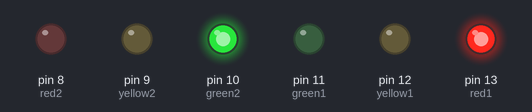
A sketch run on a simulated Arduino Uno, built with avr-gcc and run on an emulated ATmega328P. Parts: output pins drawn as LEDs (lit = HIGH).

Above: at 0.5 s.
At 1.5 s:
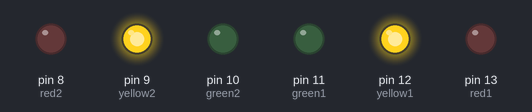
At 5.5 s:
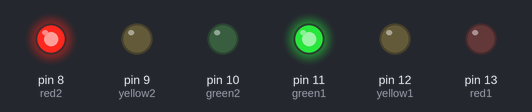
Timing chart, 0 to 6.9 s (numbered marks = the images above):
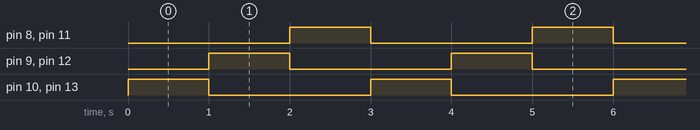

The sketch:

traffic.ino
```cpp
  int green1 =11;
  int yellow1= 12;
  int red1 =13;
  int green2 =10;
  int yellow2= 9;
  int red2 =8;

void setup() {
    pinMode(green1,OUTPUT);
    pinMode(yellow1,OUTPUT);
    pinMode(red1,OUTPUT);
    pinMode(green2,OUTPUT);
    pinMode(yellow2,OUTPUT);
    pinMode(red2,OUTPUT);

}

void loop() {
  digitalWrite(red1,HIGH);
  digitalWrite(green2,HIGH);
  digitalWrite(yellow1,LOW);
  digitalWrite(green1,LOW);
  digitalWrite(yellow2,LOW);
  digitalWrite(red2,LOW);

  delay(1000);

  digitalWrite(yellow1,HIGH);
  digitalWrite(yellow2,HIGH);
  digitalWrite(red1,LOW);
  digitalWrite(green1,LOW);
  digitalWrite(green2,LOW);
  digitalWrite(red2,LOW);

  delay(1000);

  digitalWrite(green1,HIGH);
  digitalWrite(red2,HIGH);
  digitalWrite(red1,LOW);
  digitalWrite(yellow1,LOW);
  digitalWrite(yellow2,LOW);
  digitalWrite(green2,LOW);

  delay(1000);


}
```

Measured:
- by itself, pin 8 (red2), pin 9 (yellow2), pin 10 (green2), pin 11 (green1), pin 12 (yellow1), pin 13 (red1): alternates HIGH for 1.0 s and LOW for 2.0 s
- by itself, everything shown: repeats every 3.0 s, in 3 steps
